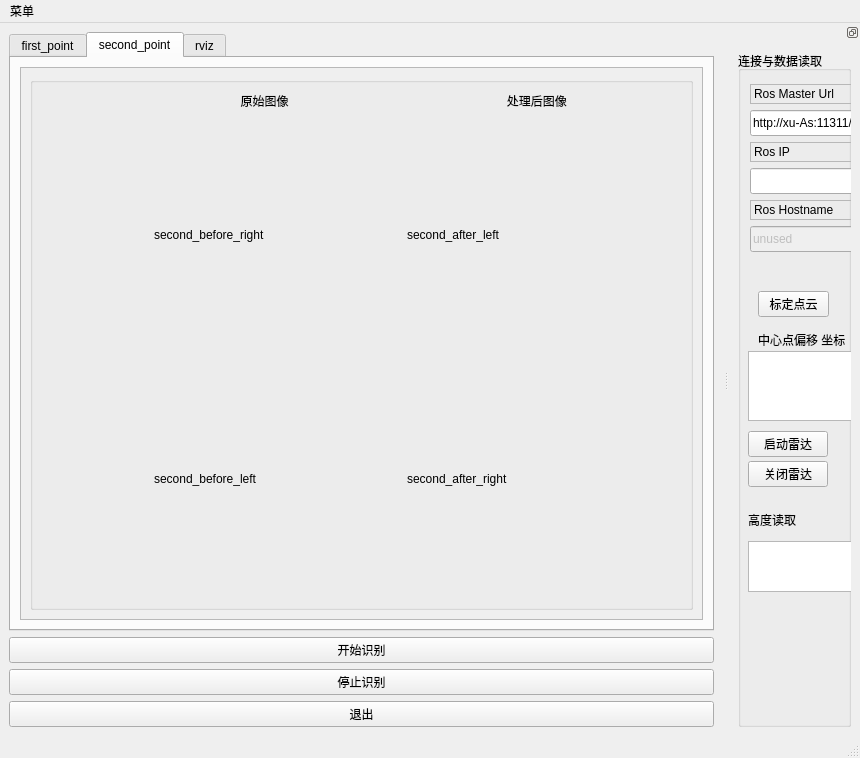
<?xml version="1.0" encoding="UTF-8"?>
<ui version="4.0">
 <class>MainWindowDesign</class>
 <widget class="QMainWindow" name="MainWindowDesign">
  <property name="geometry">
   <rect>
    <x>0</x>
    <y>0</y>
    <width>860</width>
    <height>758</height>
   </rect>
  </property>
  <property name="windowTitle">
   <string>激光扫描成像系统</string>
  </property>
  <property name="windowIcon">
   <iconset resource="../resources/images.qrc">
    <normaloff>:/images/robot.png</normaloff>:/images/robot.png</iconset>
  </property>
  <property name="locale">
   <locale language="English" country="Australia"/>
  </property>
  <widget class="QWidget" name="centralwidget">
   <layout class="QVBoxLayout" name="verticalLayout_4">
    <item>
     <layout class="QVBoxLayout" name="verticalLayout_5">
      <item>
       <widget class="QTabWidget" name="tab_manager">
        <property name="sizePolicy">
         <sizepolicy hsizetype="Preferred" vsizetype="Preferred">
          <horstretch>0</horstretch>
          <verstretch>0</verstretch>
         </sizepolicy>
        </property>
        <property name="minimumSize">
         <size>
          <width>100</width>
          <height>0</height>
         </size>
        </property>
        <property name="styleSheet">
         <string notr="true"/>
        </property>
        <property name="locale">
         <locale language="English" country="Australia"/>
        </property>
        <property name="currentIndex">
         <number>1</number>
        </property>
        <widget class="QWidget" name="tab_status">
         <attribute name="title">
          <string>first_point</string>
         </attribute>
         <layout class="QVBoxLayout" name="verticalLayout_2">
          <item>
           <widget class="QScrollArea" name="scrollArea_2">
            <property name="sizePolicy">
             <sizepolicy hsizetype="Preferred" vsizetype="Preferred">
              <horstretch>0</horstretch>
              <verstretch>0</verstretch>
             </sizepolicy>
            </property>
            <property name="widgetResizable">
             <bool>true</bool>
            </property>
            <widget class="QWidget" name="scrollAreaWidgetContents">
             <property name="geometry">
              <rect>
               <x>0</x>
               <y>0</y>
               <width>684</width>
               <height>544</height>
              </rect>
             </property>
             <layout class="QHBoxLayout" name="horizontalLayout">
              <item>
               <widget class="QGroupBox" name="groupBox_12">
                <property name="title">
                 <string/>
                </property>
                <layout class="QGridLayout" name="gridLayout_3">
                 <item row="3" column="1">
                  <widget class="QLabel" name="camera_after_right">
                   <property name="text">
                    <string>camera_after_right</string>
                   </property>
                  </widget>
                 </item>
                 <item row="3" column="0">
                  <widget class="QLabel" name="camera_before_right">
                   <property name="text">
                    <string>camera_before_right</string>
                   </property>
                  </widget>
                 </item>
                 <item row="2" column="1">
                  <widget class="QLabel" name="label_camera">
                   <property name="text">
                    <string>camera_after_left</string>
                   </property>
                  </widget>
                 </item>
                 <item row="2" column="0">
                  <widget class="QLabel" name="camera_before_2">
                   <property name="text">
                    <string>camera_before_left</string>
                   </property>
                  </widget>
                 </item>
                 <item row="0" column="1">
                  <widget class="QLabel" name="label_12">
                   <property name="sizePolicy">
                    <sizepolicy hsizetype="Maximum" vsizetype="Maximum">
                     <horstretch>0</horstretch>
                     <verstretch>0</verstretch>
                    </sizepolicy>
                   </property>
                   <property name="styleSheet">
                    <string notr="true">image: url(:/images/display.png);</string>
                   </property>
                   <property name="text">
                    <string>                              处理后图像</string>
                   </property>
                  </widget>
                 </item>
                 <item row="0" column="0">
                  <widget class="QLabel" name="label_7">
                   <property name="sizePolicy">
                    <sizepolicy hsizetype="Maximum" vsizetype="Maximum">
                     <horstretch>0</horstretch>
                     <verstretch>0</verstretch>
                    </sizepolicy>
                   </property>
                   <property name="styleSheet">
                    <string notr="true">image: url(:/images/Camera.png);</string>
                   </property>
                   <property name="text">
                    <string>                             原始图像</string>
                   </property>
                  </widget>
                 </item>
                </layout>
               </widget>
              </item>
             </layout>
            </widget>
           </widget>
          </item>
         </layout>
        </widget>
        <widget class="QWidget" name="tab_second">
         <property name="toolTipDuration">
          <number>-1</number>
         </property>
         <attribute name="title">
          <string>second_point</string>
         </attribute>
         <layout class="QGridLayout" name="gridLayout">
          <item row="0" column="0">
           <widget class="QScrollArea" name="scrollArea">
            <property name="sizePolicy">
             <sizepolicy hsizetype="Preferred" vsizetype="Preferred">
              <horstretch>0</horstretch>
              <verstretch>0</verstretch>
             </sizepolicy>
            </property>
            <property name="widgetResizable">
             <bool>true</bool>
            </property>
            <widget class="QWidget" name="scrollAreaWidgetContents_3">
             <property name="geometry">
              <rect>
               <x>0</x>
               <y>0</y>
               <width>377</width>
               <height>544</height>
              </rect>
             </property>
             <layout class="QVBoxLayout" name="verticalLayout_6">
              <item>
               <widget class="QGroupBox" name="groupBox_13">
                <property name="layoutDirection">
                 <enum>Qt::LeftToRight</enum>
                </property>
                <property name="title">
                 <string/>
                </property>
                <layout class="QGridLayout" name="gridLayout_2">
                 <item row="0" column="0">
                  <widget class="QLabel" name="label_13">
                   <property name="sizePolicy">
                    <sizepolicy hsizetype="Maximum" vsizetype="Maximum">
                     <horstretch>0</horstretch>
                     <verstretch>0</verstretch>
                    </sizepolicy>
                   </property>
                   <property name="styleSheet">
                    <string notr="true">image: url(:/images/Camera.png);</string>
                   </property>
                   <property name="text">
                    <string>                          原始图像</string>
                   </property>
                  </widget>
                 </item>
                 <item row="3" column="1">
                  <widget class="QLabel" name="second_after_right">
                   <property name="text">
                    <string>second_after_right</string>
                   </property>
                  </widget>
                 </item>
                 <item row="0" column="1">
                  <widget class="QLabel" name="label_14">
                   <property name="sizePolicy">
                    <sizepolicy hsizetype="Maximum" vsizetype="Preferred">
                     <horstretch>0</horstretch>
                     <verstretch>0</verstretch>
                    </sizepolicy>
                   </property>
                   <property name="styleSheet">
                    <string notr="true">image: url(:/images/display.png);</string>
                   </property>
                   <property name="text">
                    <string>                              处理后图像</string>
                   </property>
                  </widget>
                 </item>
                 <item row="3" column="0">
                  <widget class="QLabel" name="second_before_left">
                   <property name="text">
                    <string>second_before_left</string>
                   </property>
                  </widget>
                 </item>
                 <item row="1" column="1">
                  <widget class="QLabel" name="second_after_left">
                   <property name="text">
                    <string>second_after_left</string>
                   </property>
                  </widget>
                 </item>
                 <item row="1" column="0">
                  <widget class="QLabel" name="second_before_right">
                   <property name="sizePolicy">
                    <sizepolicy hsizetype="Maximum" vsizetype="Preferred">
                     <horstretch>0</horstretch>
                     <verstretch>0</verstretch>
                    </sizepolicy>
                   </property>
                   <property name="minimumSize">
                    <size>
                     <width>0</width>
                     <height>0</height>
                    </size>
                   </property>
                   <property name="text">
                    <string>second_before_right</string>
                   </property>
                  </widget>
                 </item>
                </layout>
               </widget>
              </item>
             </layout>
            </widget>
           </widget>
          </item>
         </layout>
        </widget>
        <widget class="QWidget" name="tab">
         <attribute name="title">
          <string>rviz</string>
         </attribute>
         <widget class="QWidget" name="verticalLayoutWidget">
          <property name="geometry">
           <rect>
            <x>30</x>
            <y>20</y>
            <width>661</width>
            <height>531</height>
           </rect>
          </property>
          <layout class="QVBoxLayout" name="verticalLayout"/>
         </widget>
         <widget class="QLabel" name="label_8">
          <property name="geometry">
           <rect>
            <x>40</x>
            <y>0</y>
            <width>101</width>
            <height>51</height>
           </rect>
          </property>
          <property name="styleSheet">
           <string notr="true">image: url(:/images/package.png);</string>
          </property>
          <property name="text">
           <string/>
          </property>
         </widget>
        </widget>
       </widget>
      </item>
     </layout>
    </item>
    <item>
     <widget class="QPushButton" name="pushButton_point">
      <property name="text">
       <string>开始识别</string>
      </property>
     </widget>
    </item>
    <item>
     <widget class="QPushButton" name="pushButton_close2">
      <property name="text">
       <string>停止识别</string>
      </property>
     </widget>
    </item>
    <item>
     <widget class="QPushButton" name="quit_button">
      <property name="sizePolicy">
       <sizepolicy hsizetype="MinimumExpanding" vsizetype="Fixed">
        <horstretch>0</horstretch>
        <verstretch>0</verstretch>
       </sizepolicy>
      </property>
      <property name="text">
       <string>退出</string>
      </property>
     </widget>
    </item>
   </layout>
  </widget>
  <widget class="QMenuBar" name="menubar">
   <property name="geometry">
    <rect>
     <x>0</x>
     <y>0</y>
     <width>860</width>
     <height>23</height>
    </rect>
   </property>
   <widget class="QMenu" name="menu_File">
    <property name="title">
     <string>菜单</string>
    </property>
    <widget class="QMenu" name="menu_About">
     <property name="title">
      <string>&amp;About</string>
     </property>
     <addaction name="action"/>
    </widget>
    <addaction name="action_Preferences"/>
    <addaction name="separator"/>
    <addaction name="menu_About"/>
    <addaction name="actionAbout_Qt"/>
    <addaction name="separator"/>
    <addaction name="action_Quit"/>
   </widget>
   <addaction name="menu_File"/>
  </widget>
  <widget class="QStatusBar" name="statusbar"/>
  <widget class="QDockWidget" name="dockWidget_2">
   <property name="locale">
    <locale language="Chinese" country="China"/>
   </property>
   <property name="features">
    <set>QDockWidget::DockWidgetFloatable|QDockWidget::DockWidgetMovable</set>
   </property>
   <attribute name="dockWidgetArea">
    <number>2</number>
   </attribute>
   <widget class="QWidget" name="dockWidgetContents_4">
    <layout class="QVBoxLayout" name="verticalLayout_3">
     <item>
      <widget class="QGroupBox" name="groupBox">
       <property name="title">
        <string>连接与数据读取</string>
       </property>
       <widget class="QLabel" name="label">
        <property name="geometry">
         <rect>
          <x>12</x>
          <y>33</y>
          <width>261</width>
          <height>20</height>
         </rect>
        </property>
        <property name="frameShape">
         <enum>QFrame::StyledPanel</enum>
        </property>
        <property name="frameShadow">
         <enum>QFrame::Raised</enum>
        </property>
        <property name="text">
         <string>Ros Master Url</string>
        </property>
       </widget>
       <widget class="QLineEdit" name="line_edit_master">
        <property name="geometry">
         <rect>
          <x>12</x>
          <y>59</y>
          <width>261</width>
          <height>26</height>
         </rect>
        </property>
        <property name="text">
         <string>http://xu-As:11311/</string>
        </property>
       </widget>
       <widget class="QLabel" name="label_2">
        <property name="geometry">
         <rect>
          <x>12</x>
          <y>91</y>
          <width>261</width>
          <height>20</height>
         </rect>
        </property>
        <property name="frameShape">
         <enum>QFrame::StyledPanel</enum>
        </property>
        <property name="frameShadow">
         <enum>QFrame::Raised</enum>
        </property>
        <property name="text">
         <string>Ros IP</string>
        </property>
       </widget>
       <widget class="QLineEdit" name="line_edit_host">
        <property name="geometry">
         <rect>
          <x>12</x>
          <y>117</y>
          <width>261</width>
          <height>26</height>
         </rect>
        </property>
        <property name="text">
         <string/>
        </property>
       </widget>
       <widget class="QLabel" name="label_3">
        <property name="geometry">
         <rect>
          <x>12</x>
          <y>149</y>
          <width>261</width>
          <height>20</height>
         </rect>
        </property>
        <property name="frameShape">
         <enum>QFrame::StyledPanel</enum>
        </property>
        <property name="frameShadow">
         <enum>QFrame::Raised</enum>
        </property>
        <property name="text">
         <string>Ros Hostname</string>
        </property>
       </widget>
       <widget class="QLineEdit" name="line_edit_topic">
        <property name="enabled">
         <bool>false</bool>
        </property>
        <property name="geometry">
         <rect>
          <x>12</x>
          <y>175</y>
          <width>261</width>
          <height>26</height>
         </rect>
        </property>
        <property name="text">
         <string>unused</string>
        </property>
       </widget>
       <widget class="QLabel" name="label_6">
        <property name="geometry">
         <rect>
          <x>20</x>
          <y>280</y>
          <width>141</width>
          <height>18</height>
         </rect>
        </property>
        <property name="text">
         <string>中心点偏移 坐标</string>
        </property>
       </widget>
       <widget class="QPushButton" name="pushButton_save2">
        <property name="geometry">
         <rect>
          <x>20</x>
          <y>240</y>
          <width>71</width>
          <height>26</height>
         </rect>
        </property>
        <property name="text">
         <string>标定点云</string>
        </property>
       </widget>
       <widget class="QListView" name="view_logging_2">
        <property name="geometry">
         <rect>
          <x>10</x>
          <y>300</y>
          <width>261</width>
          <height>70</height>
         </rect>
        </property>
       </widget>
       <widget class="QPushButton" name="pushButton_run">
        <property name="geometry">
         <rect>
          <x>10</x>
          <y>380</y>
          <width>80</width>
          <height>26</height>
         </rect>
        </property>
        <property name="text">
         <string>启动雷达</string>
        </property>
       </widget>
       <widget class="QPushButton" name="pushButton_close">
        <property name="geometry">
         <rect>
          <x>10</x>
          <y>410</y>
          <width>80</width>
          <height>26</height>
         </rect>
        </property>
        <property name="text">
         <string>关闭雷达</string>
        </property>
       </widget>
       <widget class="QPushButton" name="pushButton_save">
        <property name="geometry">
         <rect>
          <x>170</x>
          <y>410</y>
          <width>80</width>
          <height>26</height>
         </rect>
        </property>
        <property name="text">
         <string>保存点云图</string>
        </property>
       </widget>
       <widget class="QListView" name="listView_hight">
        <property name="geometry">
         <rect>
          <x>10</x>
          <y>490</y>
          <width>141</width>
          <height>51</height>
         </rect>
        </property>
        <property name="sizePolicy">
         <sizepolicy hsizetype="Fixed" vsizetype="Maximum">
          <horstretch>0</horstretch>
          <verstretch>0</verstretch>
         </sizepolicy>
        </property>
       </widget>
       <widget class="QLabel" name="label_5">
        <property name="geometry">
         <rect>
          <x>10</x>
          <y>460</y>
          <width>111</width>
          <height>18</height>
         </rect>
        </property>
        <property name="text">
         <string>高度读取</string>
        </property>
       </widget>
       <widget class="QCheckBox" name="checkbox_remember_settings">
        <property name="geometry">
         <rect>
          <x>80</x>
          <y>210</y>
          <width>191</width>
          <height>24</height>
         </rect>
        </property>
        <property name="layoutDirection">
         <enum>Qt::RightToLeft</enum>
        </property>
        <property name="text">
         <string>记住用户</string>
        </property>
       </widget>
       <widget class="QCheckBox" name="checkbox_use_environment">
        <property name="geometry">
         <rect>
          <x>80</x>
          <y>230</y>
          <width>191</width>
          <height>24</height>
         </rect>
        </property>
        <property name="layoutDirection">
         <enum>Qt::RightToLeft</enum>
        </property>
        <property name="text">
         <string>使用环境变量</string>
        </property>
       </widget>
       <widget class="QPushButton" name="button_connect">
        <property name="enabled">
         <bool>true</bool>
        </property>
        <property name="geometry">
         <rect>
          <x>190</x>
          <y>260</y>
          <width>80</width>
          <height>26</height>
         </rect>
        </property>
        <property name="sizePolicy">
         <sizepolicy hsizetype="MinimumExpanding" vsizetype="Fixed">
          <horstretch>0</horstretch>
          <verstretch>0</verstretch>
         </sizepolicy>
        </property>
        <property name="toolTip">
         <string>Set the target to the current joint trajectory state.</string>
        </property>
        <property name="statusTip">
         <string>Clear all waypoints and set the target to the current joint trajectory state.</string>
        </property>
        <property name="text">
         <string>连接</string>
        </property>
       </widget>
       <widget class="QPushButton" name="pushButton_2">
        <property name="geometry">
         <rect>
          <x>170</x>
          <y>380</y>
          <width>80</width>
          <height>26</height>
         </rect>
        </property>
        <property name="text">
         <string>查看rviz</string>
        </property>
       </widget>
       <widget class="QLabel" name="label_9">
        <property name="geometry">
         <rect>
          <x>130</x>
          <y>260</y>
          <width>54</width>
          <height>18</height>
         </rect>
        </property>
        <property name="styleSheet">
         <string notr="true">image: url(:/images/online.png);</string>
        </property>
        <property name="text">
         <string/>
        </property>
       </widget>
       <widget class="QLabel" name="label_10">
        <property name="geometry">
         <rect>
          <x>120</x>
          <y>410</y>
          <width>54</width>
          <height>18</height>
         </rect>
        </property>
        <property name="styleSheet">
         <string notr="true">image: url(:/images/plus.png);</string>
        </property>
        <property name="text">
         <string/>
        </property>
       </widget>
       <widget class="QLabel" name="label_11">
        <property name="geometry">
         <rect>
          <x>120</x>
          <y>380</y>
          <width>54</width>
          <height>18</height>
         </rect>
        </property>
        <property name="styleSheet">
         <string notr="true">image: url(:/images/PointCloud.png);</string>
        </property>
        <property name="text">
         <string/>
        </property>
       </widget>
       <widget class="QPushButton" name="close_uvc">
        <property name="geometry">
         <rect>
          <x>170</x>
          <y>440</y>
          <width>80</width>
          <height>26</height>
         </rect>
        </property>
        <property name="text">
         <string>停止</string>
        </property>
       </widget>
      </widget>
     </item>
    </layout>
   </widget>
  </widget>
  <action name="action_Quit">
   <property name="text">
    <string>&amp;Quit</string>
   </property>
   <property name="shortcut">
    <string>Ctrl+Q</string>
   </property>
   <property name="shortcutContext">
    <enum>Qt::ApplicationShortcut</enum>
   </property>
  </action>
  <action name="action_Preferences">
   <property name="text">
    <string>&amp;Preferences</string>
   </property>
  </action>
  <action name="actionAbout_Qt">
   <property name="text">
    <string>About &amp;Qt</string>
   </property>
  </action>
  <action name="action">
   <property name="text">
    <string>功能说明</string>
   </property>
  </action>
 </widget>
 <resources>
  <include location="../resources/images.qrc"/>
 </resources>
 <connections>
  <connection>
   <sender>action_Quit</sender>
   <signal>triggered()</signal>
   <receiver>MainWindowDesign</receiver>
   <slot>close()</slot>
   <hints>
    <hint type="sourcelabel">
     <x>-1</x>
     <y>-1</y>
    </hint>
    <hint type="destinationlabel">
     <x>399</x>
     <y>299</y>
    </hint>
   </hints>
  </connection>
  <connection>
   <sender>quit_button</sender>
   <signal>clicked()</signal>
   <receiver>MainWindowDesign</receiver>
   <slot>close()</slot>
   <hints>
    <hint type="sourcelabel">
     <x>859</x>
     <y>552</y>
    </hint>
    <hint type="destinationlabel">
     <x>469</x>
     <y>299</y>
    </hint>
   </hints>
  </connection>
 </connections>
</ui>
